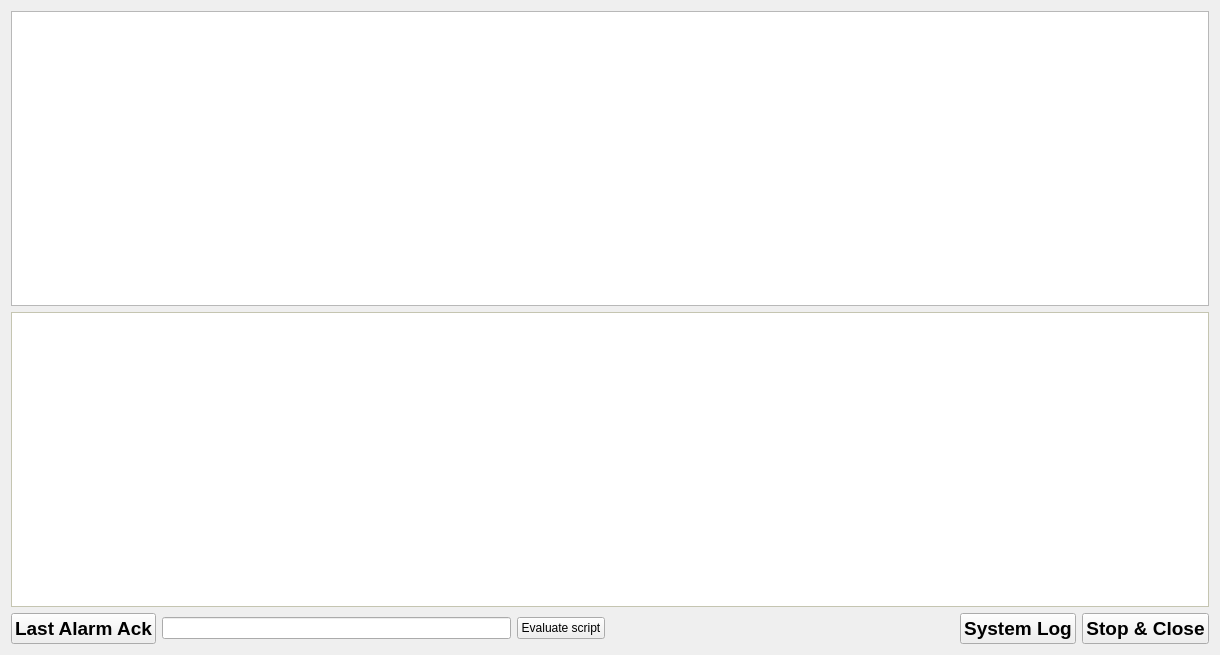
<?xml version="1.0" encoding="UTF-8"?>
<ui version="4.0">
 <class>MainWindow</class>
 <widget class="QMainWindow" name="MainWindow">
  <property name="geometry">
   <rect>
    <x>0</x>
    <y>0</y>
    <width>1220</width>
    <height>655</height>
   </rect>
  </property>
  <property name="windowTitle">
   <string>Trend Logger + Protocol converter from MODBUS/TCP to MNU SCADA protocol (MADBUS) + Alarms Server</string>
  </property>
  <widget class="QWidget" name="centralWidget">
   <layout class="QVBoxLayout" name="verticalLayout">
    <item>
     <widget class="QListWidget" name="listWidget">
      <property name="font">
       <font>
        <family>Courier New</family>
        <pointsize>10</pointsize>
        <weight>75</weight>
        <bold>true</bold>
       </font>
      </property>
     </widget>
    </item>
    <item>
     <widget class="QListWidget" name="alarmWidget">
      <property name="enabled">
       <bool>true</bool>
      </property>
      <property name="palette">
       <palette>
        <active>
         <colorrole role="WindowText">
          <brush brushstyle="SolidPattern">
           <color alpha="255">
            <red>0</red>
            <green>0</green>
            <blue>0</blue>
           </color>
          </brush>
         </colorrole>
         <colorrole role="Dark">
          <brush brushstyle="SolidPattern">
           <color alpha="255">
            <red>0</red>
            <green>0</green>
            <blue>0</blue>
           </color>
          </brush>
         </colorrole>
         <colorrole role="Mid">
          <brush brushstyle="SolidPattern">
           <color alpha="255">
            <red>0</red>
            <green>0</green>
            <blue>0</blue>
           </color>
          </brush>
         </colorrole>
         <colorrole role="Text">
          <brush brushstyle="SolidPattern">
           <color alpha="255">
            <red>0</red>
            <green>0</green>
            <blue>0</blue>
           </color>
          </brush>
         </colorrole>
         <colorrole role="ButtonText">
          <brush brushstyle="SolidPattern">
           <color alpha="255">
            <red>0</red>
            <green>0</green>
            <blue>0</blue>
           </color>
          </brush>
         </colorrole>
         <colorrole role="Base">
          <brush brushstyle="SolidPattern">
           <color alpha="255">
            <red>255</red>
            <green>255</green>
            <blue>255</blue>
           </color>
          </brush>
         </colorrole>
         <colorrole role="Window">
          <brush brushstyle="SolidPattern">
           <color alpha="255">
            <red>255</red>
            <green>255</green>
            <blue>230</blue>
           </color>
          </brush>
         </colorrole>
        </active>
        <inactive>
         <colorrole role="WindowText">
          <brush brushstyle="SolidPattern">
           <color alpha="255">
            <red>0</red>
            <green>0</green>
            <blue>0</blue>
           </color>
          </brush>
         </colorrole>
         <colorrole role="Dark">
          <brush brushstyle="SolidPattern">
           <color alpha="255">
            <red>0</red>
            <green>0</green>
            <blue>0</blue>
           </color>
          </brush>
         </colorrole>
         <colorrole role="Mid">
          <brush brushstyle="SolidPattern">
           <color alpha="255">
            <red>0</red>
            <green>0</green>
            <blue>0</blue>
           </color>
          </brush>
         </colorrole>
         <colorrole role="Text">
          <brush brushstyle="SolidPattern">
           <color alpha="255">
            <red>0</red>
            <green>0</green>
            <blue>0</blue>
           </color>
          </brush>
         </colorrole>
         <colorrole role="ButtonText">
          <brush brushstyle="SolidPattern">
           <color alpha="255">
            <red>0</red>
            <green>0</green>
            <blue>0</blue>
           </color>
          </brush>
         </colorrole>
         <colorrole role="Base">
          <brush brushstyle="SolidPattern">
           <color alpha="255">
            <red>255</red>
            <green>255</green>
            <blue>255</blue>
           </color>
          </brush>
         </colorrole>
         <colorrole role="Window">
          <brush brushstyle="SolidPattern">
           <color alpha="255">
            <red>255</red>
            <green>255</green>
            <blue>230</blue>
           </color>
          </brush>
         </colorrole>
        </inactive>
        <disabled>
         <colorrole role="WindowText">
          <brush brushstyle="SolidPattern">
           <color alpha="255">
            <red>0</red>
            <green>0</green>
            <blue>0</blue>
           </color>
          </brush>
         </colorrole>
         <colorrole role="Dark">
          <brush brushstyle="SolidPattern">
           <color alpha="255">
            <red>0</red>
            <green>0</green>
            <blue>0</blue>
           </color>
          </brush>
         </colorrole>
         <colorrole role="Mid">
          <brush brushstyle="SolidPattern">
           <color alpha="255">
            <red>0</red>
            <green>0</green>
            <blue>0</blue>
           </color>
          </brush>
         </colorrole>
         <colorrole role="Text">
          <brush brushstyle="SolidPattern">
           <color alpha="255">
            <red>0</red>
            <green>0</green>
            <blue>0</blue>
           </color>
          </brush>
         </colorrole>
         <colorrole role="ButtonText">
          <brush brushstyle="SolidPattern">
           <color alpha="255">
            <red>0</red>
            <green>0</green>
            <blue>0</blue>
           </color>
          </brush>
         </colorrole>
         <colorrole role="Base">
          <brush brushstyle="SolidPattern">
           <color alpha="255">
            <red>255</red>
            <green>255</green>
            <blue>230</blue>
           </color>
          </brush>
         </colorrole>
         <colorrole role="Window">
          <brush brushstyle="SolidPattern">
           <color alpha="255">
            <red>255</red>
            <green>255</green>
            <blue>230</blue>
           </color>
          </brush>
         </colorrole>
        </disabled>
       </palette>
      </property>
      <property name="font">
       <font>
        <family>Courier New</family>
        <pointsize>9</pointsize>
        <weight>75</weight>
        <bold>true</bold>
       </font>
      </property>
     </widget>
    </item>
    <item>
     <layout class="QHBoxLayout" name="horizontalLayout">
      <item>
       <widget class="QPushButton" name="button_AcknowledgeLastAlarm">
        <property name="font">
         <font>
          <pointsize>14</pointsize>
          <weight>75</weight>
          <bold>true</bold>
         </font>
        </property>
        <property name="text">
         <string>Last Alarm Ack</string>
        </property>
        <property name="icon">
         <iconset resource="res.qrc">
          <normaloff>:/icons/accept.ico</normaloff>:/icons/accept.ico</iconset>
        </property>
        <property name="iconSize">
         <size>
          <width>48</width>
          <height>48</height>
         </size>
        </property>
       </widget>
      </item>
      <item>
       <widget class="QLineEdit" name="lineEdit"/>
      </item>
      <item>
       <widget class="QPushButton" name="testButton">
        <property name="text">
         <string>Evaluate script</string>
        </property>
       </widget>
      </item>
      <item>
       <spacer name="horizontalSpacer">
        <property name="orientation">
         <enum>Qt::Horizontal</enum>
        </property>
        <property name="sizeHint" stdset="0">
         <size>
          <width>40</width>
          <height>20</height>
         </size>
        </property>
       </spacer>
      </item>
      <item>
       <widget class="QPushButton" name="buttonMessagesShow">
        <property name="font">
         <font>
          <pointsize>14</pointsize>
          <weight>75</weight>
          <bold>true</bold>
         </font>
        </property>
        <property name="text">
         <string>System Log</string>
        </property>
        <property name="icon">
         <iconset resource="res.qrc">
          <normaloff>:/icons/notepad_6536.ico</normaloff>:/icons/notepad_6536.ico</iconset>
        </property>
        <property name="iconSize">
         <size>
          <width>48</width>
          <height>48</height>
         </size>
        </property>
       </widget>
      </item>
      <item>
       <widget class="QPushButton" name="buttonClose">
        <property name="font">
         <font>
          <pointsize>14</pointsize>
          <weight>75</weight>
          <bold>true</bold>
         </font>
        </property>
        <property name="text">
         <string>Stop &amp;&amp; Close</string>
        </property>
        <property name="icon">
         <iconset resource="res.qrc">
          <normaloff>:/icons/exit.ico</normaloff>:/icons/exit.ico</iconset>
        </property>
        <property name="iconSize">
         <size>
          <width>48</width>
          <height>48</height>
         </size>
        </property>
       </widget>
      </item>
     </layout>
    </item>
   </layout>
  </widget>
 </widget>
 <layoutdefault spacing="6" margin="11"/>
 <resources>
  <include location="res.qrc"/>
 </resources>
 <connections/>
</ui>
